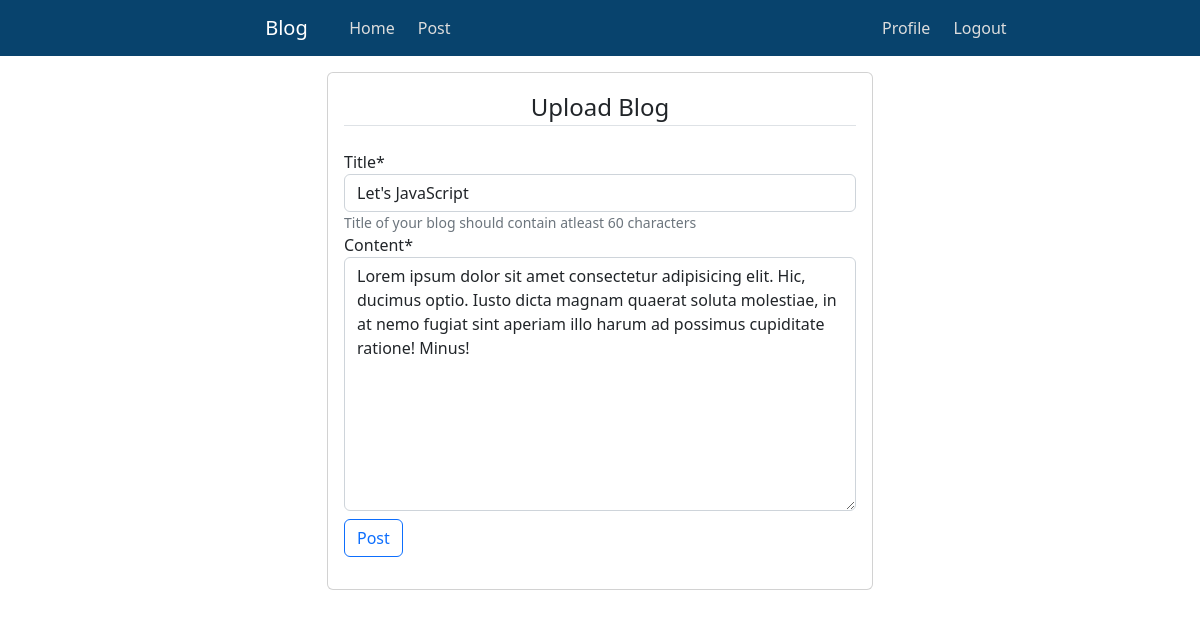
/users/edit-blog/64321457b82a/blogger/brenda_jones/ (signed in), run on an earlier commit of the app's database.
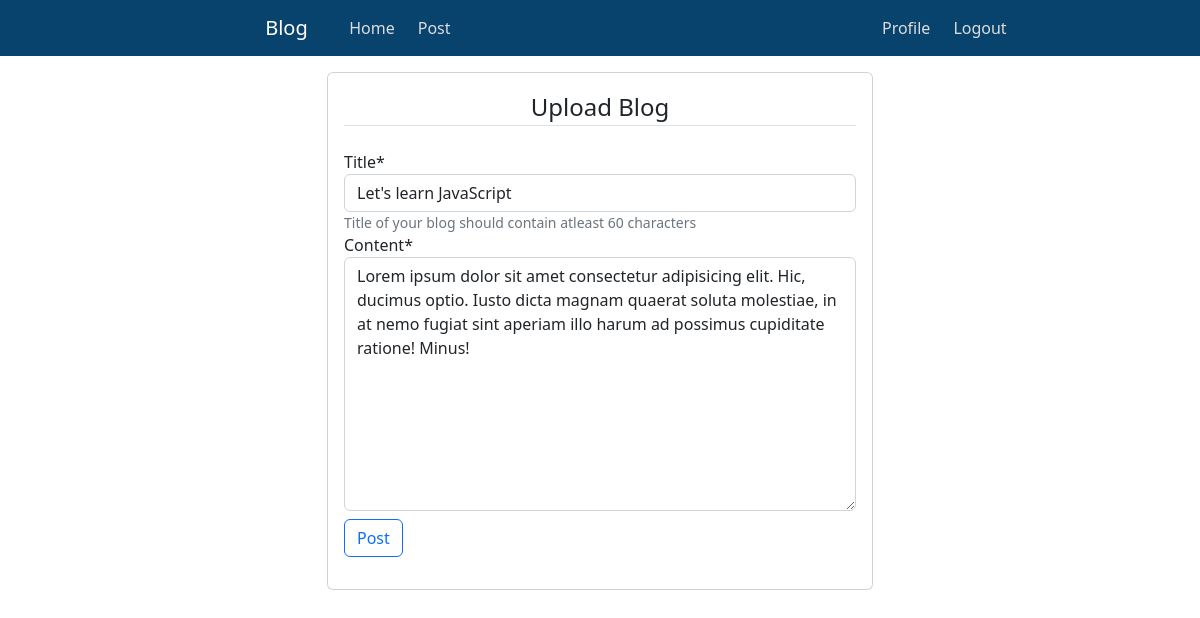
And on a later commit of the database.
### users/models.py (models this page shows, shortened)
class Posts(models.Model):
    id = models.CharField(max_length=12, primary_key=True, editable=False)
    blogger = models.ForeignKey(Profile, on_delete=models.CASCADE, editable=False)
    title = models.CharField(max_length=60, blank=False)
    content = models.TextField(blank=False)
    posted = models.DateTimeField(auto_now_add=True)
    edited = models.DateTimeField(auto_now=True)
    class Meta:
        ordering = ['-posted']
        verbose_name_plural = 'Posts'

### users/views.py (the view, shortened to what this page needs)
# urls.py: path('edit-blog/<str:pk>/blogger/<str:name>/', views.editblogs_view, name='edit_blog'),
@login_required(login_url='login')
@user_passes_test(lambda user: user.is_staff is False and user.is_superuser is False)
def editblogs_view(request, pk, name):
    obj = Posts.objects.get(id=pk)
    edit_blog = EditBlogsForm(instance=obj)
    context = {'edit_blog': edit_blog,}
    return render(request, 'users/edit.html', context)

### users/forms.py
class EditBlogsForm(forms.ModelForm):
    title = forms.CharField(widget=forms.TextInput(attrs={'type': 'text'}), help_text='Title of your blog should contain atleast 60 characters')
    content = forms.CharField(widget=forms.Textarea(attrs={'type': 'text'}))
    class Meta:
        model = Posts
        fields = ['title', 'content']

### users/templates/users/edit.html (shortened to what this page needs)
{% extends 'users/base.html' %}{% block title %}Edit blog{% endblock %}
{% load crispy_forms_tags %}
    {% block content %}
    <div class="container body-container">
        <div class="row">
            <div class="col-md-6 offset-sm-3">
                <div class="card card-body">
                    <form action="" method="post">
                        <fieldset class="form-group">
                            <legend class="border-bottom mb-4 text-center">Upload Blog</legend>
                            {{edit_blog|crispy}}
                        </fieldset>
                        <div class="form-group mt-2">
                            <button type="submit" class="btn btn-outline-primary">Post</button>
                        </div>
                    </form>
                </div>
            </div>
        </div>
    </div>
    {% endblock %}

What changed in the data, as far as the page shows it:
changed Posts: title "Let's JavaScript" → "Let's learn JavaScript"
